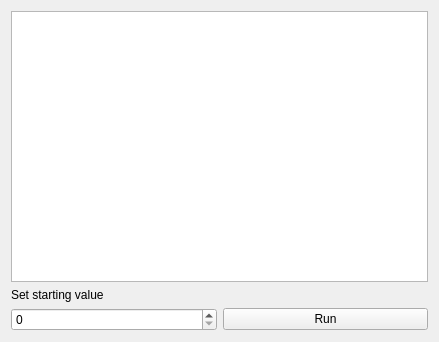
<?xml version="1.0" encoding="UTF-8"?>
<ui version="4.0">
 <class>MainWindow</class>
 <widget class="QMainWindow" name="MainWindow">
  <property name="geometry">
   <rect>
    <x>0</x>
    <y>0</y>
    <width>439</width>
    <height>342</height>
   </rect>
  </property>
  <property name="windowTitle">
   <string>MainWindow</string>
  </property>
  <widget class="QWidget" name="centralWidget">
   <layout class="QVBoxLayout" name="verticalLayout">
    <item>
     <widget class="QTextEdit" name="textEdit">
      <property name="textInteractionFlags">
       <set>Qt::TextSelectableByKeyboard|Qt::TextSelectableByMouse</set>
      </property>
     </widget>
    </item>
    <item>
     <widget class="QLabel" name="label">
      <property name="text">
       <string>&lt;html&gt;&lt;head/&gt;&lt;body&gt;&lt;p&gt;Set starting value&lt;/p&gt;&lt;/body&gt;&lt;/html&gt;</string>
      </property>
     </widget>
    </item>
    <item>
     <layout class="QHBoxLayout" name="horizontalLayout">
      <item>
       <widget class="QSpinBox" name="spinBox">
        <property name="sizePolicy">
         <sizepolicy hsizetype="Minimum" vsizetype="Fixed">
          <horstretch>0</horstretch>
          <verstretch>0</verstretch>
         </sizepolicy>
        </property>
        <property name="maximum">
         <number>10000</number>
        </property>
       </widget>
      </item>
      <item>
       <widget class="QPushButton" name="pushButton">
        <property name="sizePolicy">
         <sizepolicy hsizetype="Minimum" vsizetype="Fixed">
          <horstretch>0</horstretch>
          <verstretch>0</verstretch>
         </sizepolicy>
        </property>
        <property name="text">
         <string>Run</string>
        </property>
       </widget>
      </item>
     </layout>
    </item>
   </layout>
  </widget>
 </widget>
 <layoutdefault spacing="6" margin="11"/>
 <resources/>
 <connections/>
</ui>
